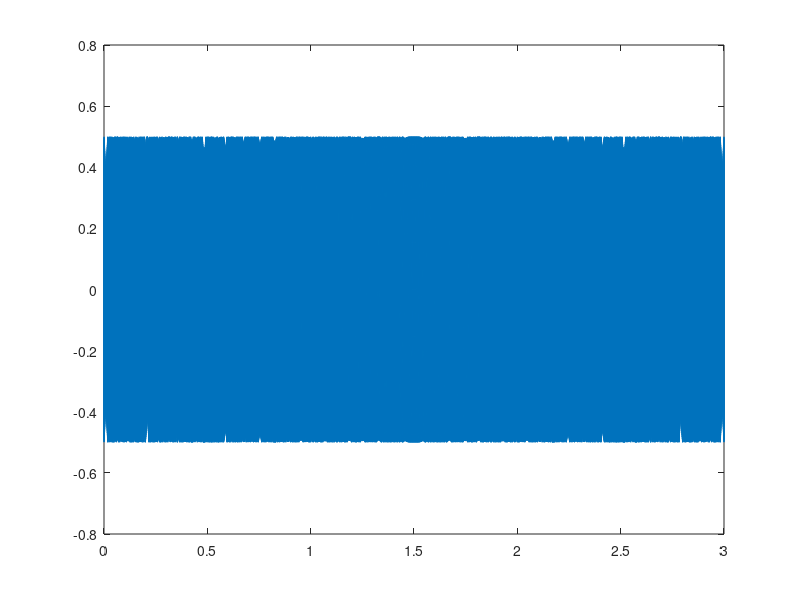

Reproduce this figure in MATLAB.
fs=10000;
t=[0:3*fs]/fs;
x=0.5*cos(2*pi*(500*t+300*(t-1.5).^3));
audiowrite('demo2.wav',x,fs);


plot(t, x)
pause